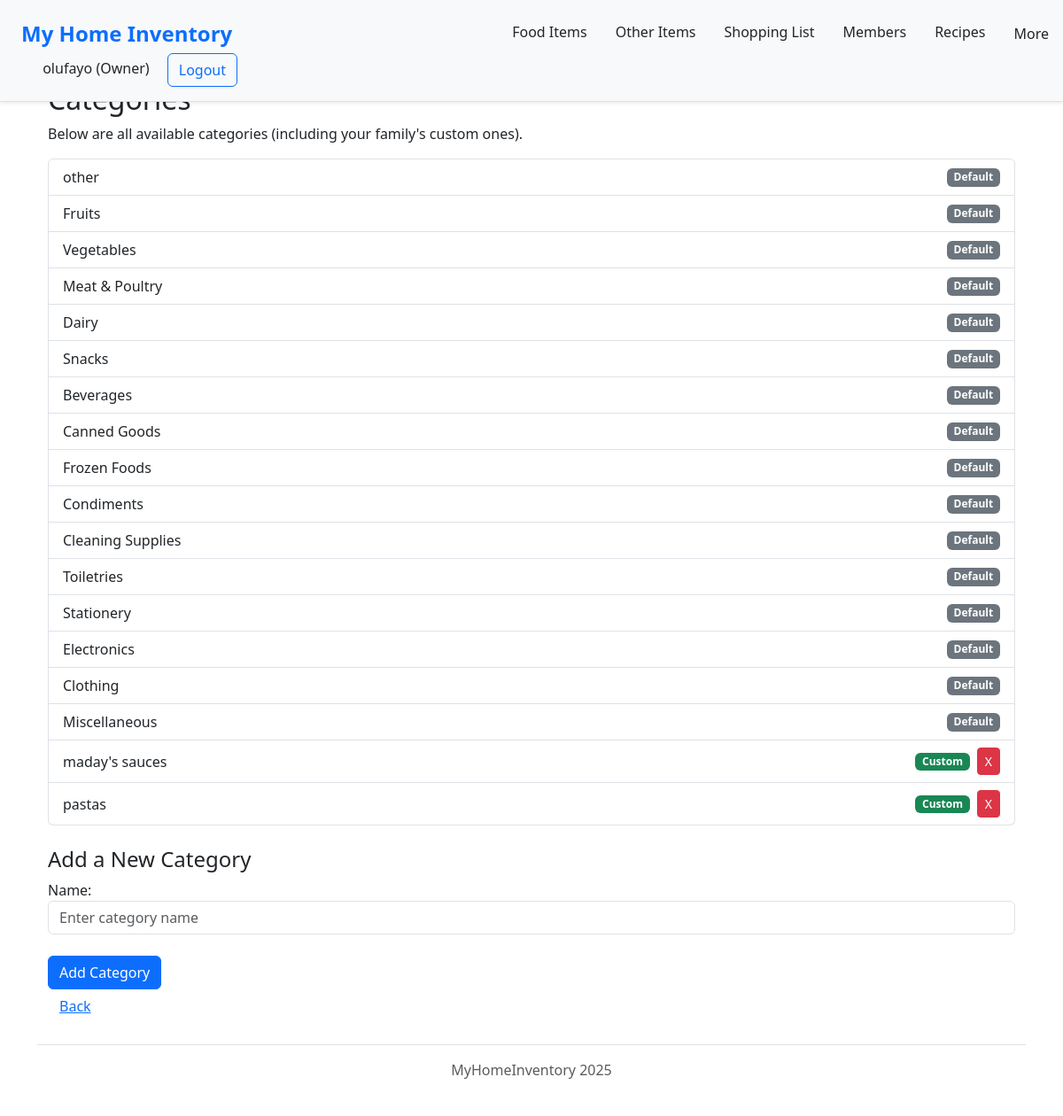
/categories/ (signed in), run on an earlier commit of the app's database.
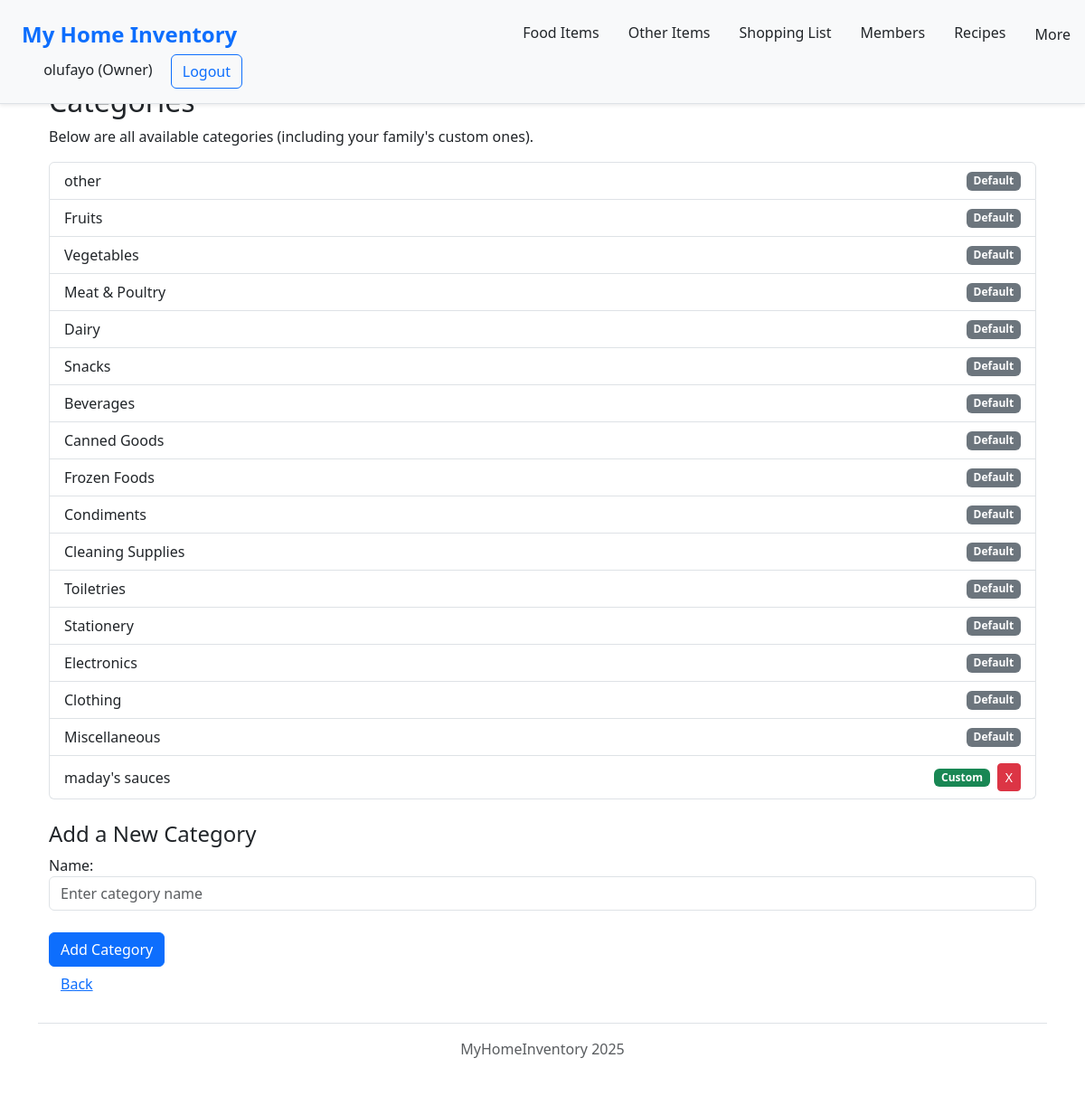
And on a later commit of the database.
### storage/models.py (models this page shows, shortened)
class Category(models.Model):
    DEFAULT_CATEGORIES = [
        "Fruits",
        "Vegetables",
        "Meat & Poultry",
        "Dairy",
        "Snacks",
        "Beverages",
        "Canned Goods",
        "Frozen Foods",
        "Condiments",
        "Cleaning Supplies",
        "Toiletries",
        "Stationery",
        "Electronics",
        "Clothing",
        "Miscellaneous"
    ]
    name = models.CharField(max_length=255, unique=False)
    is_default = models.BooleanField(default=False)
    family = models.ForeignKey(
        "Family", on_delete=models.CASCADE, null=True, blank=True, related_name="categories"
    )
    class Meta:
        unique_together = ('name', 'family')

### storage/views.py (the view)
# urls.py: path("categories/", views.category_list, name="category"),
@login_required
def category_list(request):
    family = request.user.profile.family
    categories = Category.objects.filter(Q(is_default=True) | Q(family=family))
    if request.method == "POST":
        form = CategoryForm(request.POST)
        if form.is_valid():
            name = form.cleaned_data["name"]
            if not Category.objects.filter(name=name, family=family).exists():
                Category.objects.create(name=name, family=family, is_default=False)
            return redirect("category")
    else:
        form = CategoryForm()
    context = {
        "categories": categories,
        "form": form,
    }
    return render(request, "storage/category.html", context)

### storage/forms.py
class CategoryForm(forms.ModelForm):
    class Meta:
        model = Category
        fields = ["name"]
        widgets = {
            "name": forms.TextInput(attrs={"class": "form-control", "placeholder": "Enter category name"}),
        }

### storage/templates/storage/category.html (shortened to what this page needs)
{% extends "base.html" %}
{% load static %}
{% load i18n %}
{% block content %}
{% include "storage/navbar.html" %}
<div class="container mt-4">
  <h2>Categories</h2>
  <p>Below are all available categories (including your family's custom ones).</p>
  <ul class="list-group mb-4">
    {% for category in categories %}
      <li class="list-group-item d-flex justify-content-between align-items-center">
        <span>{{ category.name }}</span>
        <div class="d-flex align-items-center">
          {% if not category.is_default %}
            <span class="badge bg-success me-2">Custom</span>
            <form method="post" action="{% url 'delete_category' category.id %}" style="display:inline;">
              <button type="submit" class="btn btn-sm btn-danger" title="Delete category" onclick="return confirm('Are you sure you want to delete this category?')">
                X
              </button>
            </form>
          {% else %}
            <span class="badge bg-secondary">Default</span>
          {% endif %}
        </div>
      </li>
    {% empty %}
      <li class="list-group-item">No categories yet.</li>
    {% endfor %}
  </ul>
  <h4>Add a New Category</h4>
  <form method="post">
    {{ form.as_p }}
    <button type="submit" class="btn btn-primary mt-2">Add Category</button>
  </form>
  <a href="{% url 'view_all_items' %}" class="btn btn-link">{% trans 'Back' %}</a>
</div>
{% endblock %}

What changed in the data, as far as the page shows it:
removed Category: name "pastas", is_default "Custom"
